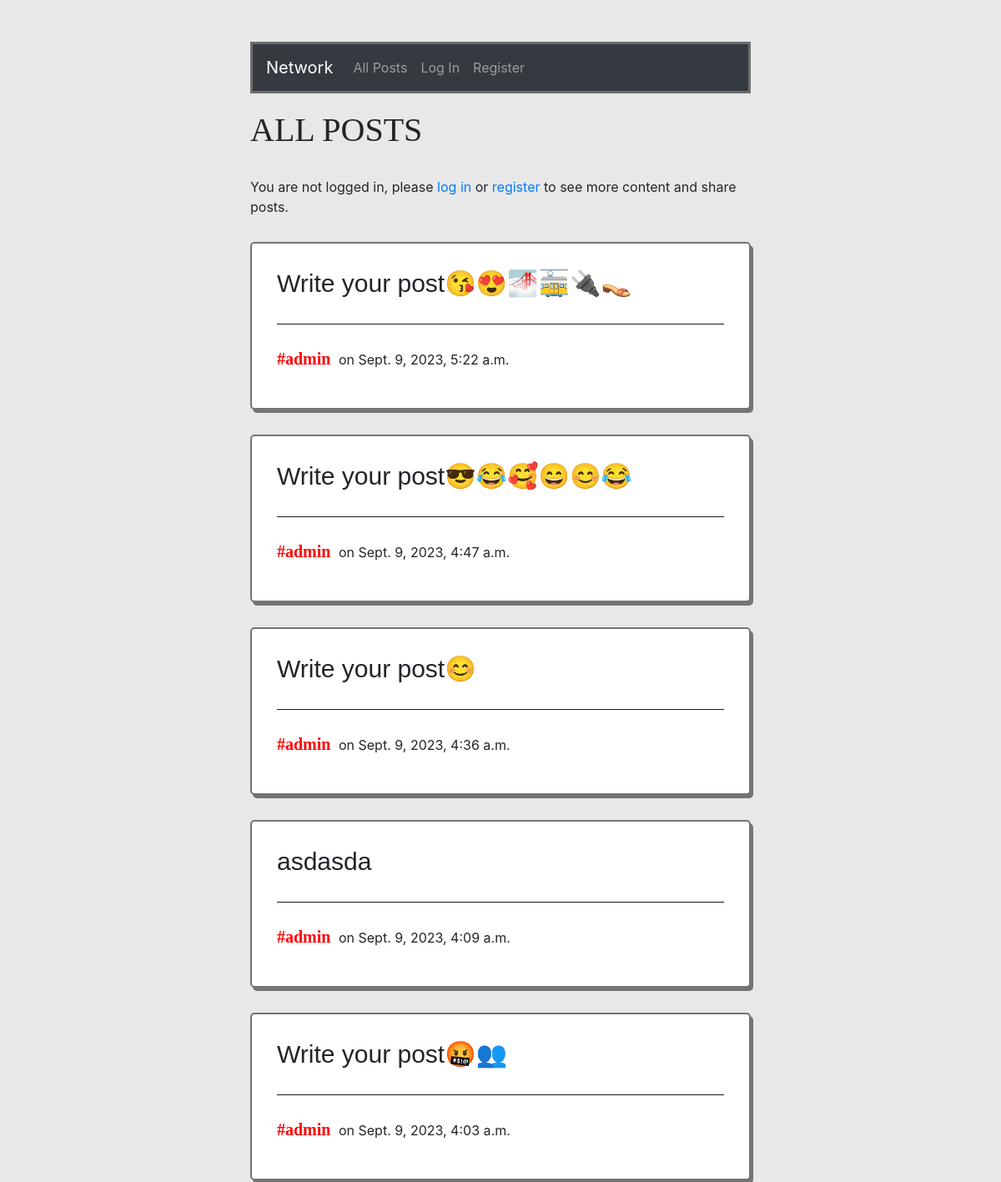
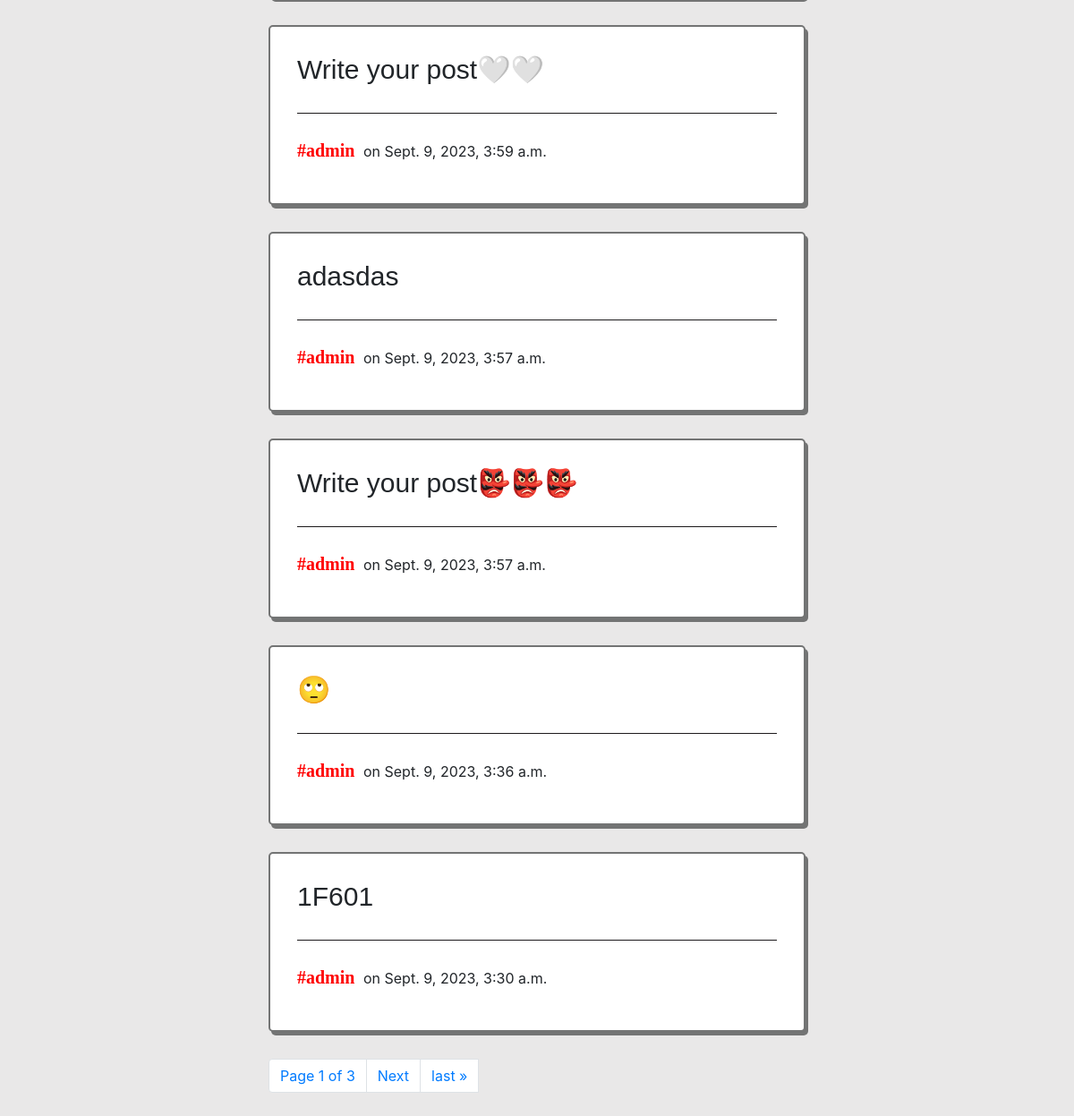
/, run on an earlier commit of the app's database (2 pictures, top to bottom).
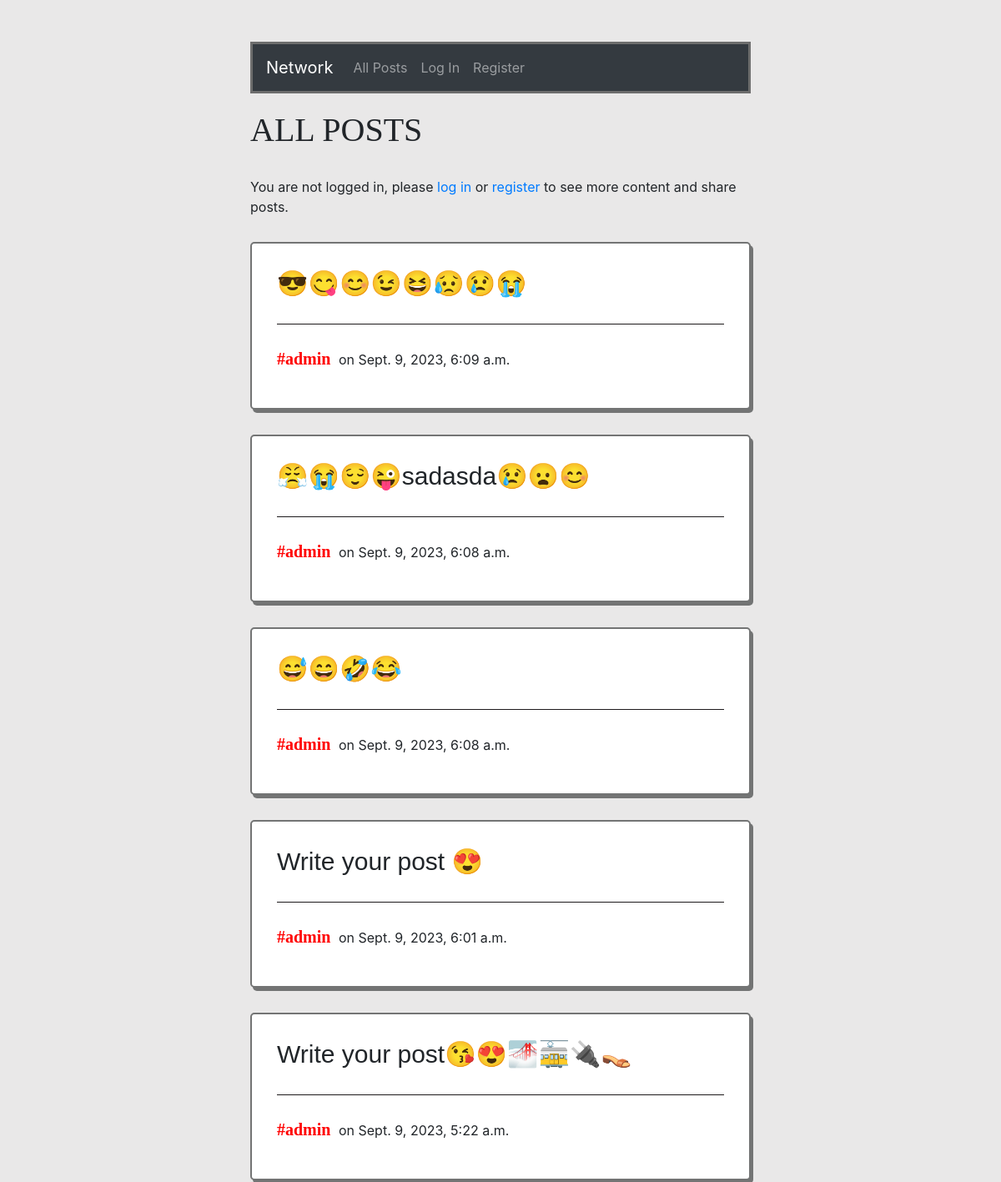
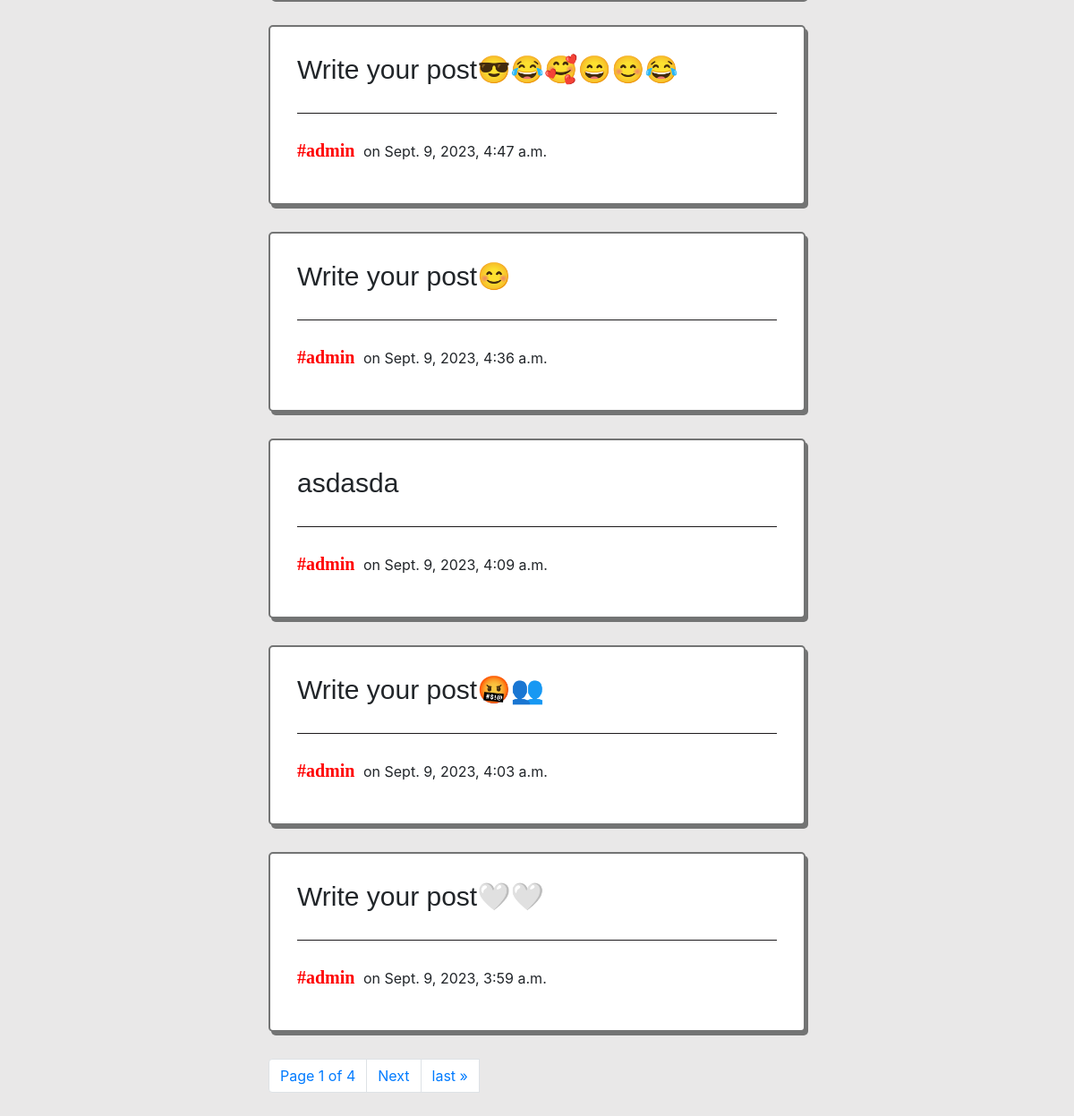
And on a later commit of the database (2 pictures, top to bottom).
### network/models.py (models this page shows, shortened)
class Post(models.Model):
    content = models.CharField(max_length=260)
    user = models.ForeignKey(User, on_delete=models.CASCADE, related_name="writer")
    date = models.DateTimeField(auto_now_add=True)

class User(AbstractUser):
    pass

### network/views.py (the view)
# urls.py: path("", views.index, name="index"),
def index(request):
    allPosts = Post.objects.all().order_by("id").reverse()
    paginator = Paginator(allPosts, 10)
    page_number = request.GET.get('page')
    page_obj = paginator.get_page(page_number)
    likes = Like.objects.all()
    whoYouLiked = []
    try:
        for like in likes:
            if like.user.id == request.user.id:
                whoYouLiked.append(like.post.id)
    except:
        whoYouLiked =[]
    return render(request, "network/index.html", {
        "allPosts": allPosts,
        "page_obj": page_obj,
        "whoYouLiked": whoYouLiked
    })

### network/templates/network/index.html (shortened to what this page needs)
{% extends "network/layout.html" %}
{% block body %}
    <div id="body">
        <h1 style="font-family:fantasy">ALL POSTS</h1>
        <br>
        {% if user.is_authenticated %}
            <h2 style="font-family:fantasy">New Post</h2>
            <form action="{% url 'addPost' %}" method="POST" onsubmit="return checkEmpty(this.content)">
                {% csrf_token %}
                <textarea name="content" id="postContent" style="font-size: 30px; font-family:'Gill Sans', 'Gill Sans MT', Calibri, 'Trebuchet MS', sans-serif;" onclick="clearDefaultText(this)" onblur="restoreDefaultText(this)" oninput="checkDefaultText(this)">Write your post 😍</textarea>
                <br>
                <input type="submit" name="" id="" class="sendButton" value="Send">
                <button type="button" class="emojiButton" data-toggle="modal" data-target="#emojiModal">
                    Emoji List
                </button>
                <div class="modal fade" id="emojiModal" tabindex="-1" role="dialog" aria-labelledby="emojiModalLabel" aria-hidden="true">
                    <div class="modal-dialog" role="document">
                        <div class="modal-content">
                            <div class="modal-header">
                                <h5 class="modal-title" id="emojiModalLabel" style="font-family: fantasy; font-size: 30px;">Emoji List</h5>
                                <button type="button" class="close" data-dismiss="modal" aria-label="Close">
                                    <span aria-hidden="true">&times;</span>
                                </button>
                            </div>
                            <div class="modal-body">
                                <ul id="emojiListInModal">
                                </ul>
                            </div>
                            <div class="modal-footer">
                                <button type="button" class="btn btn-secondary" data-dismiss="modal">Close</button>
                            </div>
                        </div>
                    </div>
                </div>
            </form>
            <br>
            <br>
            <br>
        {% else %}
        <p>You are not logged in, please <a href="{% url 'login' %}">log in</a> or <a href="{% url 'register' %}">register</a> to see more content and share posts.</p>
        {% endif %}
        {% for post in page_obj %}
            <div class="allPosts">
                <h6 class="content" id="content_{{ post.id }}">{{ post.content }}</h6>
                <br>
                <h5 class="username"><a style="color: red; font-weight: bold; font-family:cursive" href="{% url 'profile' user_id=post.user.id %}">#{{ post.user }}</a></h5>
                <p class="date">on {{ post.date }}</p>
            </div>
        {% endfor %}
    <nav aria-label="Page navigation example">
        <ul class="pagination">
                <li class="page-item"><a href="" class="page-link">Page {{ page_obj.number }} of {{ page_obj.paginator.num_pages }}</a></li>
            {% if page_obj.has_next %}
                <li class="page-item"><a class="page-link" href="?page={{ page_obj.next_page_number }}">Next</a></li>
                <li class="page-item"><a class="page-link" href="?page={{ page_obj.paginator.num_pages }}">last &raquo;</a></li>
                <br>
                <br>
            {% endif %}
        </ul>
      </nav>
    </div>
{% endblock %}

### network/templates/network/layout.html (shortened to what this page needs)
{% load static %}
<!DOCTYPE html>
<html lang="en">
    <head>
        <link rel="stylesheet" href="https://stackpath.bootstrapcdn.com/bootstrap/4.4.1/css/bootstrap.min.css">
        <link href="{% static 'network/styles.css' %}" rel="stylesheet">
        <link href="https://stackpath.bootstrapcdn.com/bootstrap/4.5.2/css/bootstrap.min.css" rel="stylesheet">
        <link rel="stylesheet" href="https://cdnjs.cloudflare.com/ajax/libs/font-awesome/4.7.0/css/font-awesome.min.css">
    </head>
    <body>
<div class="body">
        <nav class="navbar navbar-expand-lg navbar-dark bg-dark">
            <a class="navbar-brand" href="{% url 'index' %}">Network</a>
            <div>
              <ul class="navbar-nav mr-auto">
                <li class="nav-item">
                  <a class="nav-link" href="{% url 'index' %}">All Posts</a>
                </li>
                {% if user.is_authenticated %}
                    <li class="nav-item">
                        <a class="nav-link" href="{% url 'following' %}">Following</a>
                    </li>
                    <li class="nav-item">
                        <a class="nav-link" href="{% url 'logout' %}">Log Out</a>
                    </li>
                {% else %}
                    <li class="nav-item">
                        <a class="nav-link" href="{% url 'login' %}">Log In</a>
                    </li>
                    <li class="nav-item">
                        <a class="nav-link" href="{% url 'register' %}">Register</a>
                    </li>
                {% endif %}
              </ul>
            </div>
          </nav>
            {% block body %}
            {% endblock %}
</div>
    </body>
</html>

### network/static/network/styles.css (style rules this page uses)
.body { padding-left:300px; padding-right:300px; padding-top: 50px; }
#body { padding-top: 20px; }
.allPosts { border: 2px solid #737474; border-radius: 5px 5px 5px 5px; box-shadow: 3px 4px #737474; padding-top: 30px; padding-bottom: 30px; padding: 30px; margin-bottom: 30px; margin-top: 30px; background-color: white; }
.navbar { border: 3px solid #6d6d6d; }
.content { font-size: 30px; font-family:'Gill Sans', 'Gill Sans MT', Calibri, 'Trebuchet MS', sans-serif; border-bottom: 1px solid #1d1a1c; padding-bottom: 30px; margin-bottom: 5px; }
.username, .date { display: inline-block; margin-right: 5px; }

### network/templates/network/layout.html (style rules this page uses)
body { background-color: hwb(0 70% 29% / 0.295); }

What changed in the data, as far as the page shows it:
no longer on this page (row unchanged): Post: content "adasdas", user "admin", date "Sept. 9, 2023, 3:57 a.m."
no longer on this page (row unchanged): Post: content "Write your post👺👺👺", user "admin", date "Sept. 9, 2023, 3:57 a.m."
no longer on this page (row unchanged): Post: content "🙄", user "admin", date "Sept. 9, 2023, 3:36 a.m."
no longer on this page (row unchanged): Post: content "1F601", user "admin", date "Sept. 9, 2023, 3:30 a.m."
added Post: content "😎😋😊😉😆😥😢😭", user "admin", date "Sept. 9, 2023, 6:09 a.m."
added Post: content "😤😭😌😜sadasda😢😦😊", user "admin", date "Sept. 9, 2023, 6:08 a.m."
added Post: content "😅😄🤣😂", user "admin", date "Sept. 9, 2023, 6:08 a.m."
added Post: content "Write your post 😍", user "admin", date "Sept. 9, 2023, 6:01 a.m."
Also different on the page:
{{ page_obj.paginator.num_pages }}: "3" → "4"
